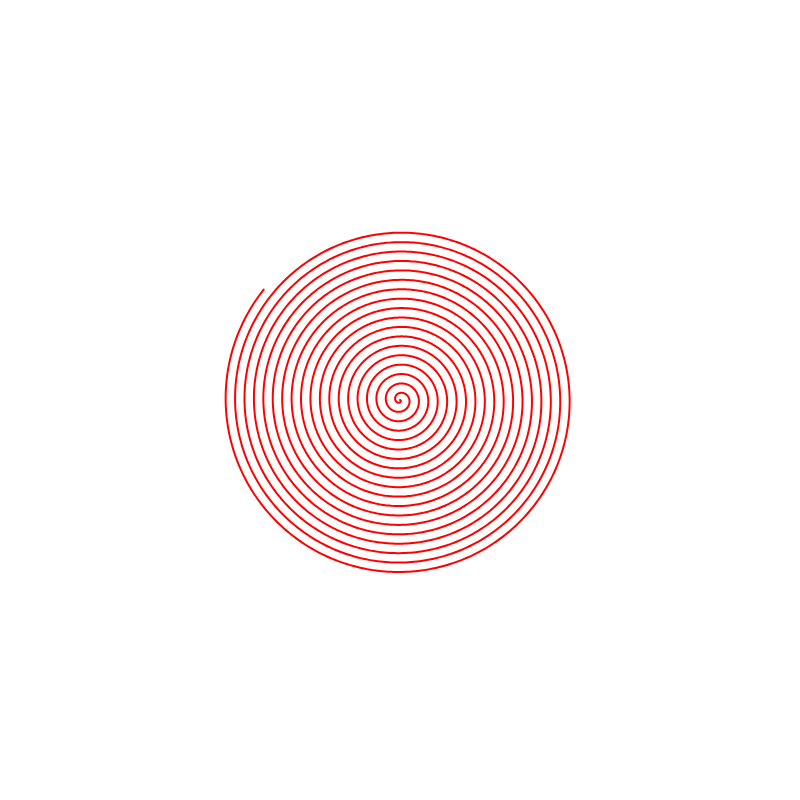
Frame 1 (no input)
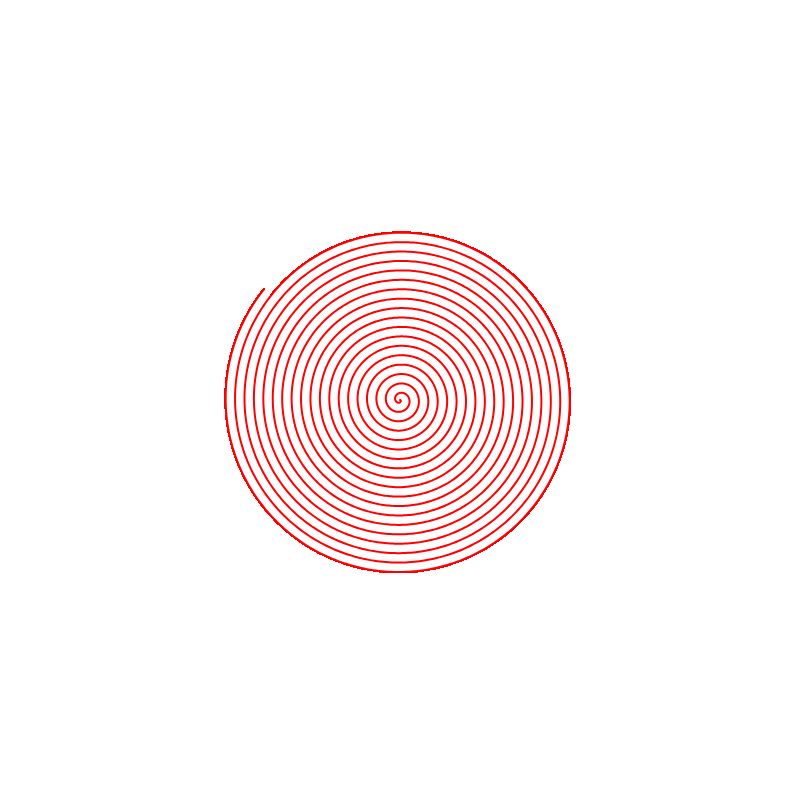
Frame 60 (no input)
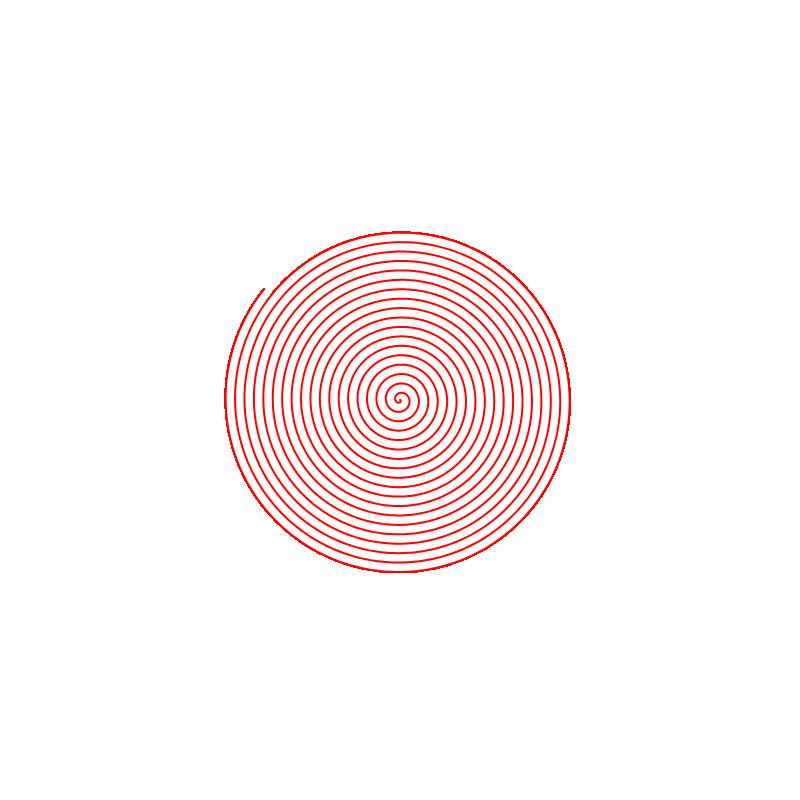
Frame 120 (the mouse pressed at the canvas centre since frame 60)

The p5.js sketch that drew these frames (run headless with seeded random() and noise() and a simulated clock; from frame 60 on, the mouse is pressed at the canvas centre):

// p5.js sketch
// ── sketch.js
var size;

function setup() {
  // put setup code here
  createCanvas(800, 800);
  // noFill();
  stroke('red');
  strokeWeight(2);
  size = 700;
}

function draw() {
  // put drawing code here
  drawSpiral(width / 2, height / 2, 6700);
}

// FUNCTIONS ********************
function drawSpiral(x, y, size) {
  translate(x, y);
  beginShape();
  for (let i = 0; i < size; i++) {
    let theta = radians(i);
    let radius = theta * 1.5;
    let x = radius * cos(theta);
    let y = radius * sin(theta);
    vertex(x, y);
  }
  endShape();
}
